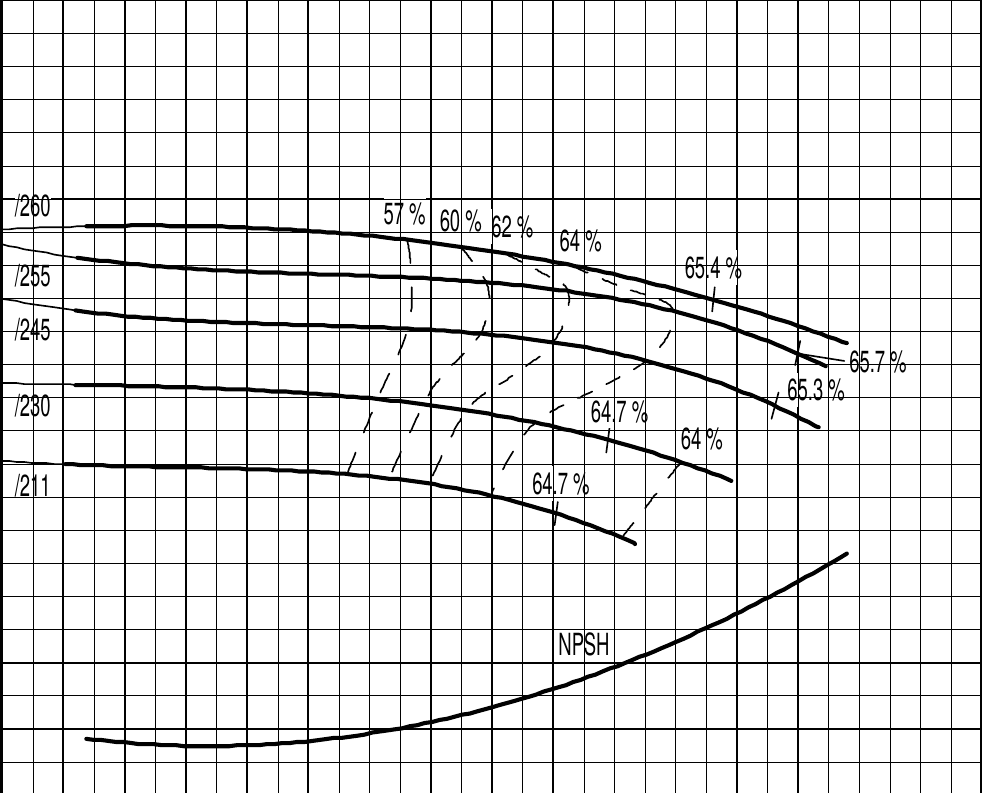
#> input picture Practicas/not_yet/seleccion de bombas/Figures/40-250.png, 982 x 793 px
$ python seleccion.py
#> lines starting #> are read from the running program, lines starting #| are printed output that depends on the picture
#!/usr/bin/env python
# coding: utf-8

# In[1]:


import matplotlib.pyplot as plt
import numpy as np
import scipy.optimize

# In[2]:


def cole_turb(e_d):
    return (-2*np.log10(e_d/3.7))**-2

def coleb(Re,e_d):
    eqf = lambda f : f**-0.5+2*np.log10(e_d/3.7+2.51/Re/f**0.5)
    ffact = scipy.optimize.newton(eqf,cole_turb(e_d))
    return ffact


# In[3]:


Ds = 102.3 *10**-3 # m
Ats = Ds**2*np.pi/4
Dd = 102.3 *10**-3 # m
Atd = Dd**2*np.pi/4

Ls = 2 # m
Ld = 400 # m

e = 4.6*10**-5 #m
e_dd = e/Dd # rugosidad relativa linea de descarga
e_ds = e/Ds # rugosidad relativa linea de succion

g=9.81 # m/s2
mu = 10**-3 # Pa.s
rho = 10**3 # kg/m3
Q = 800*10**-3/60 # m3/s
za = 0
zb = 80 # m

def ha_func(q):

    vd = q/Atd
    vs = q/Ats
    # perdidas menores
    # succion
    fts = cole_turb(e_ds)
    k1 = 75*fts
    k2 = 30*fts

    hlms = vs**2/2/g*(k1+k2)

    # descarga
    ftd = cole_turb(e_dd)
    k3 = 30*ftd
    k4=100*ftd
    k5 = 8*ftd
    k6=30*ftd
    k7 = 1

    hlmd = vd**2/2/g*(k3+k4+k5+k6+k7)

    #total
    hlm = hlms+hlmd

    # perdidas mayores
    # succion
    Res = rho*vs*Ds/mu
    fs = coleb(Res,e_ds)
    hls = vs**2/2/g*fs/Ls/Ds

    # descarga

    Red = rho*vd*Dd/mu
    fd = coleb(Red,e_dd)
    hld = vd**2/2/g*fd/Ld/Dd

    #total
    hl = hld+hls


    ha = zb-za+hl+hlm
    return ha

ha_req = ha_func(Q)


# In[4]:


print(ha_req)


# In[28]:


#bomba: N 40-250

Ds = 62.7 *10**-3 # m
Ats = Ds**2*np.pi/4
Dd1 = 40.9 * 10**-3 # Diametro de la descarga de la bomba: se requiere
Atd1 = Dd1**2*np.pi/4

Dd = 102.3 *10**-3 # m
Atd = Dd**2*np.pi/4

Ls = 2 # m
Ld = 400 # m

e = 4.6*10**-5 #m
e_dd = e/Dd # rugosidad relativa linea de descarga
e_ds = e/Ds # rugosidad relativa linea de succion

g=9.81 # m/s2
mu = 10**-3 # Pa.s
rho = 10**3 # kg/m3
Q = 800*10**-3/60 # m3/s
za = 0
zb = 80 # m

def ha_func(q):

    vd1 = q /Atd1
    vd = q/Atd
    vs = q/Ats


    # perdidas mayores
    # succion
    Res = rho*vs*Ds/mu
    fs = coleb(Res,e_ds)
    hls = vs**2/2/g*fs/Ls/Ds

    # descarga

    Red = rho*vd*Dd/mu
    fd = coleb(Red,e_dd)
    hld = vd**2/2/g*fd/Ld/Dd

    #total
    hl = hld+hls

    # perdidas menores
    # succion
    fts = cole_turb(e_ds)
    k1 = 75*fts
    k2 = 30*fts

    hlms = vs**2/2/g*(k1+k2)

    # descarga
    ftd = cole_turb(e_dd)
    k3 = 30*ftd
    k4=100*ftd
    k5 = 8*ftd
    k6=30*ftd
    k7 = 1
    k8 = 0.48

    hlmd = vd**2/2/g*(k3+k4+k5+k6+k7)+vd1**2/2/g*k8

    #total
    hlm = hlms+hlmd
    print(hlms+hls)

    ha = zb-za+hl+hlm
    return ha

ha_req = ha_func(Q)
#print(ha_req,hlsuc)


# In[30]:


# NPSH
hvp = 2.41/9.81
hs = - 2
hf = 1.97
hsp = 101/9.81
NPSHA= hsp+hs - hf -hvp
print(NPSHA)


# In[21]:


#get_ipython().run_line_magic('matplotlib', 'inline')


# In[27]:


#Grafico
xmin=0
xmax=80
ymin=0
ymax=130

file_name="40-250.png"

img = plt.imread(file_name)
#> img is the input picture: shape (793, 982, 4) float32; mean R, G, B, A 0.891, 0.891, 0.891, 1
y2x=len(img)/(len(img[0]))
#> y2x = 0.808
fig = plt.figure(dpi=300,figsize=(6,6*y2x))
ax = fig.add_subplot(111)
ax.imshow(img,extent=[xmin,xmax,ymin,ymax],aspect='auto')
ax.set_xlim(xmin,xmax)
ax.set_ylim(ymin,ymax)

#curva

q = np.linspace(0.1,75,200)
q = np.multiply(q,1/3600)
ha = []
for i in q:
    ha.append(ha_func(i))
q = np.multiply(q,3600)

ax.plot(q,ha)
plt.show()
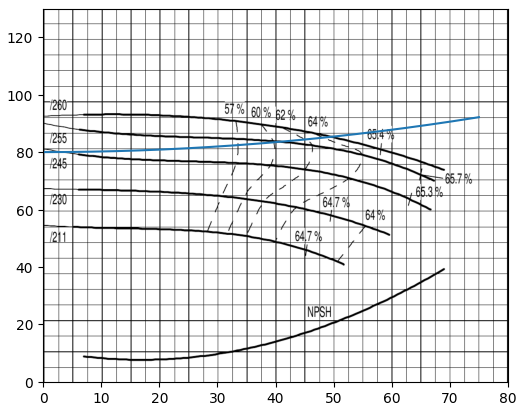
#> figure drawn by matplotlib, 1 panel


# In[14]:


# In[ ]:

$ run again, with Practicas/not_yet/seleccion de bombas/Figures/50-250.png copied over Practicas/not_yet/seleccion de bombas/Figures/40-250.png
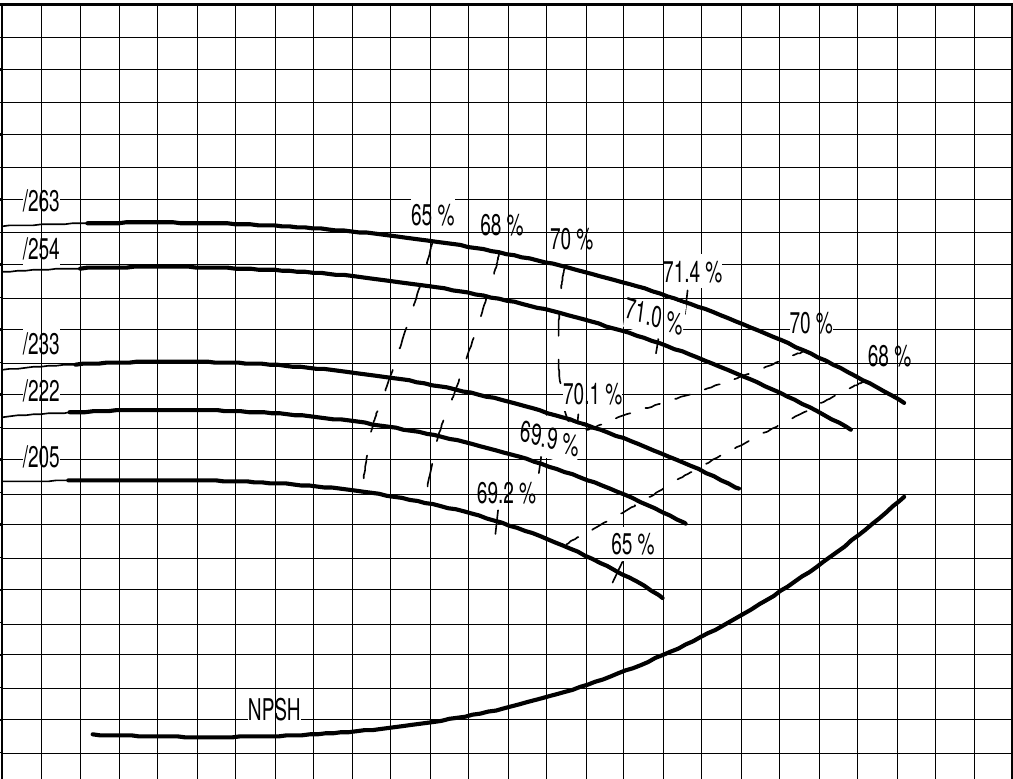
#> input picture Practicas/not_yet/seleccion de bombas/Figures/50-250.png, 1013 x 779 px
#> img is the input picture: shape (779, 1013, 4) float32; mean R, G, B, A 0.909, 0.909, 0.909, 1
#> y2x = 0.769
#> `plt.show()`:
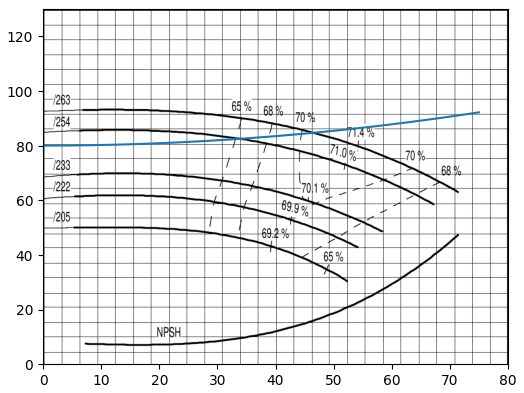
#> figure drawn by matplotlib, 1 panel

$ run again, with Practicas/not_yet/seleccion de bombas/Figures/50-315.png copied over Practicas/not_yet/seleccion de bombas/Figures/40-250.png
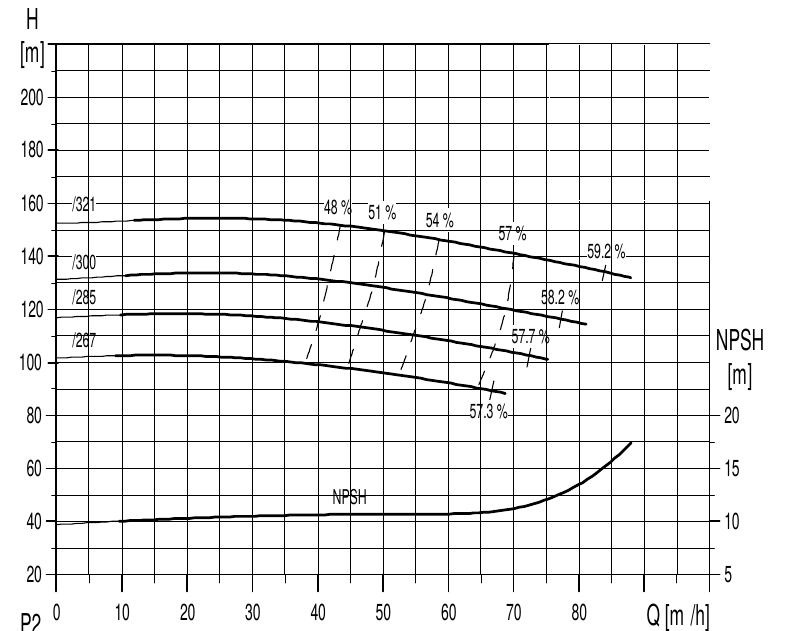
#> input picture Practicas/not_yet/seleccion de bombas/Figures/50-315.png, 785 x 631 px
#> img is the input picture: shape (631, 785, 4) float32; mean R, G, B, A 0.924, 0.924, 0.924, 1
#> y2x = 0.804
#> `plt.show()`:
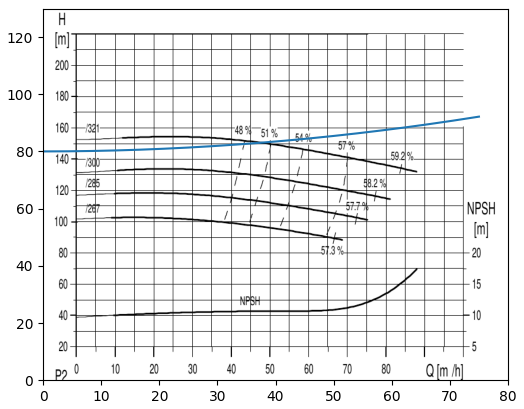
#> figure drawn by matplotlib, 1 panel

$ run again, with Practicas/not_yet/seleccion de bombas/Figures/50-250p.png copied over Practicas/not_yet/seleccion de bombas/Figures/40-250.png
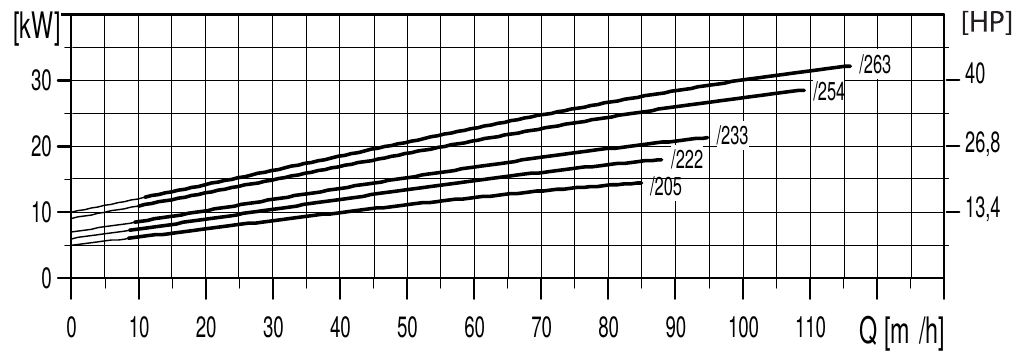
#> input picture Practicas/not_yet/seleccion de bombas/Figures/50-250p.png, 1021 x 357 px
#> img is the input picture: shape (357, 1021, 4) float32; mean R, G, B, A 0.905, 0.905, 0.905, 1
#> y2x = 0.35
#> `plt.show()`:
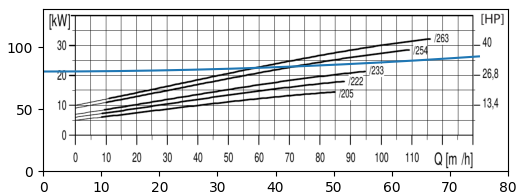
#> figure drawn by matplotlib, 1 panel
